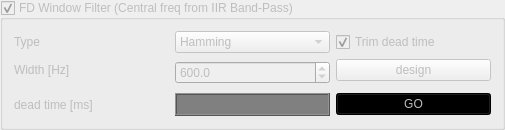
             <widget class="QGroupBox" name="windowFilterGroupBox">
              <property name="enabled">
               <bool>false</bool>
              </property>
              <property name="sizePolicy">
               <sizepolicy hsizetype="Fixed" vsizetype="Fixed">
                <horstretch>0</horstretch>
                <verstretch>0</verstretch>
               </sizepolicy>
              </property>
              <property name="minimumSize">
               <size>
                <width>505</width>
                <height>90</height>
               </size>
              </property>
              <property name="maximumSize">
               <size>
                <width>505</width>
                <height>16777215</height>
               </size>
              </property>
              <property name="title">
               <string>FD Window Filter (Central freq from IIR Band-Pass)</string>
              </property>
              <property name="checkable">
               <bool>true</bool>
              </property>
              <layout class="QGridLayout" name="gridLayout_6">
               <item row="4" column="0">
                <widget class="QLabel" name="label_55">
                 <property name="text">
                  <string>dead time [ms]</string>
                 </property>
                </widget>
               </item>
               <item row="1" column="3">
                <widget class="QPushButton" name="fdDesignPushButton">
                 <property name="styleSheet">
                  <string notr="true"/>
                 </property>
                 <property name="text">
                  <string>design</string>
                 </property>
                </widget>
               </item>
               <item row="4" column="3">
                <widget class="QPushButton" name="windowFilterGO">
                 <property name="styleSheet">
                  <string notr="true">#windowFilterGO {
    background: green;
}

#windowFilterGO:disabled{
    background: black;
}</string>
                 </property>
                 <property name="text">
                  <string>GO</string>
                 </property>
                </widget>
               </item>
               <item row="1" column="0">
                <widget class="QLabel" name="label_48">
                 <property name="text">
                  <string>Width [Hz]</string>
                 </property>
                </widget>
               </item>
               <item row="1" column="1" rowspan="2">
                <widget class="QDoubleSpinBox" name="windowBandwidthSpinBox">
                 <property name="decimals">
                  <number>1</number>
                 </property>
                 <property name="maximum">
                  <double>1200.000000000000000</double>
                 </property>
                 <property name="value">
                  <double>600.000000000000000</double>
                 </property>
                </widget>
               </item>
               <item row="4" column="1">
                <widget class="QLCDNumber" name="lcdWinDead">
                 <property name="sizePolicy">
                  <sizepolicy hsizetype="Preferred" vsizetype="Fixed">
                   <horstretch>0</horstretch>
                   <verstretch>0</verstretch>
                  </sizepolicy>
                 </property>
                 <property name="styleSheet">
                  <string notr="true">#lcdWinDead {
color: green;
background: black;
}

#lcdWinDead:disabled {
color: grey;
background: dark grey;
}</string>
                 </property>
                 <property name="segmentStyle">
                  <enum>QLCDNumber::Flat</enum>
                 </property>
                </widget>
               </item>
               <item row="0" column="0">
                <widget class="QLabel" name="label_45">
                 <property name="text">
                  <string>Type</string>
                 </property>
                </widget>
               </item>
               <item row="0" column="1">
                <widget class="QComboBox" name="windowTypeComboBox">
                 <item>
                  <property name="text">
                   <string>Hamming</string>
                  </property>
                 </item>
                 <item>
                  <property name="text">
                   <string>Hanning</string>
                  </property>
                 </item>
                 <item>
                  <property name="text">
                   <string>Flat top</string>
                  </property>
                 </item>
                 <item>
                  <property name="text">
                   <string>Rectangular</string>
                  </property>
                 </item>
                </widget>
               </item>
               <item row="0" column="3">
                <widget class="QCheckBox" name="windowTrim">
                 <property name="toolTip">
                  <string>&lt;html&gt;&lt;head/&gt;&lt;body&gt;&lt;p&gt;Sets whether or not the dead time will be trimmed from the beginning and end of the signal. When doing a cascade of filters, users may wish to hold off on edge effect removal. &lt;/p&gt;&lt;/body&gt;&lt;/html&gt;</string>
                 </property>
                 <property name="text">
                  <string>Trim dead time </string>
                 </property>
                 <property name="checked">
                  <bool>true</bool>
                 </property>
                </widget>
               </item>
              </layout>
             </widget>
